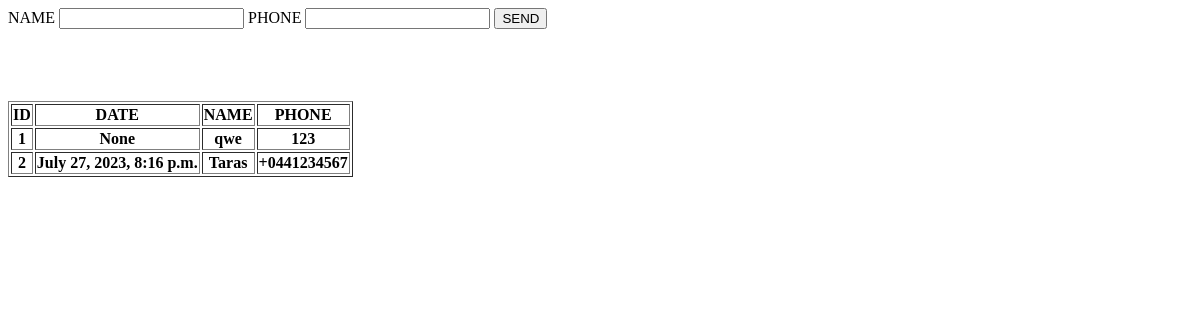
Before: / with the older database file.
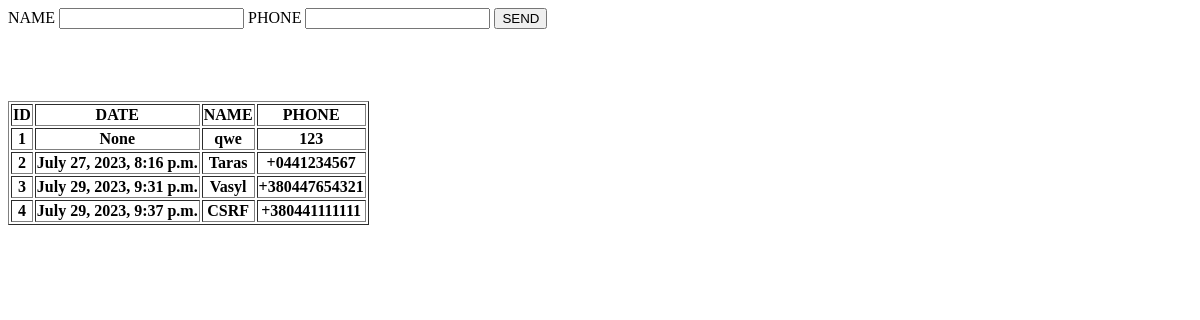
After: the same page with the newer database file.
### crm/models.py (models this page shows)
class Order(models.Model):
    order_dt = models.DateTimeField(auto_now=True)
    order_name = models.CharField(max_length=200)
    order_phone = models.CharField(max_length=200)
    def __str__(self):
        return self.order_name
    class Meta:
        verbose_name = 'Order_'
        verbose_name_plural = '_Orders'

### crm/views.py (the view)
# urls.py: path('', views.first_page),
def first_page(request):
    object_list = Order.objects.all()
    return render(request, './index.html', { 'object_list': object_list })

### templates/index.html (shortened to what this page needs)
<!DOCTYPE html>
<html lang="en">
<head>
</head>
<body>
<form action="{% url 'thanks_page' %}" method="POST">
    <label>NAME</label>
    <input name="name">
    <label>PHONE</label>
    <input name="phone">
    <button type="submit">SEND</button>
</form>
<br>
<br>
<br>
<br>
{% if object_list %}
<table border="1">
    <tr>
        <th>ID</th>
        <th>DATE</th>
        <th>NAME</th>
        <th>PHONE</th>
    </tr>
{% for obj in object_list %}
    <tr>
        <th>{{ obj.id }}</th>
        <th>{{ obj.order_dt }}</th>
        <th>{{ obj.order_name }}</th>
        <th>{{ obj.order_phone }}</th>
    </tr>
{% endfor %}
</table>
{% else %}
is empty
{% endif %}
</body>
</html>

Changed rows visible on the page:
added Order: id "3", order_dt "July 29, 2023, 9:31 p.m.", order_name "Vasyl", order_phone "+380447654321"
added Order: id "4", order_dt "July 29, 2023, 9:37 p.m.", order_name "CSRF", order_phone "+380441111111"
